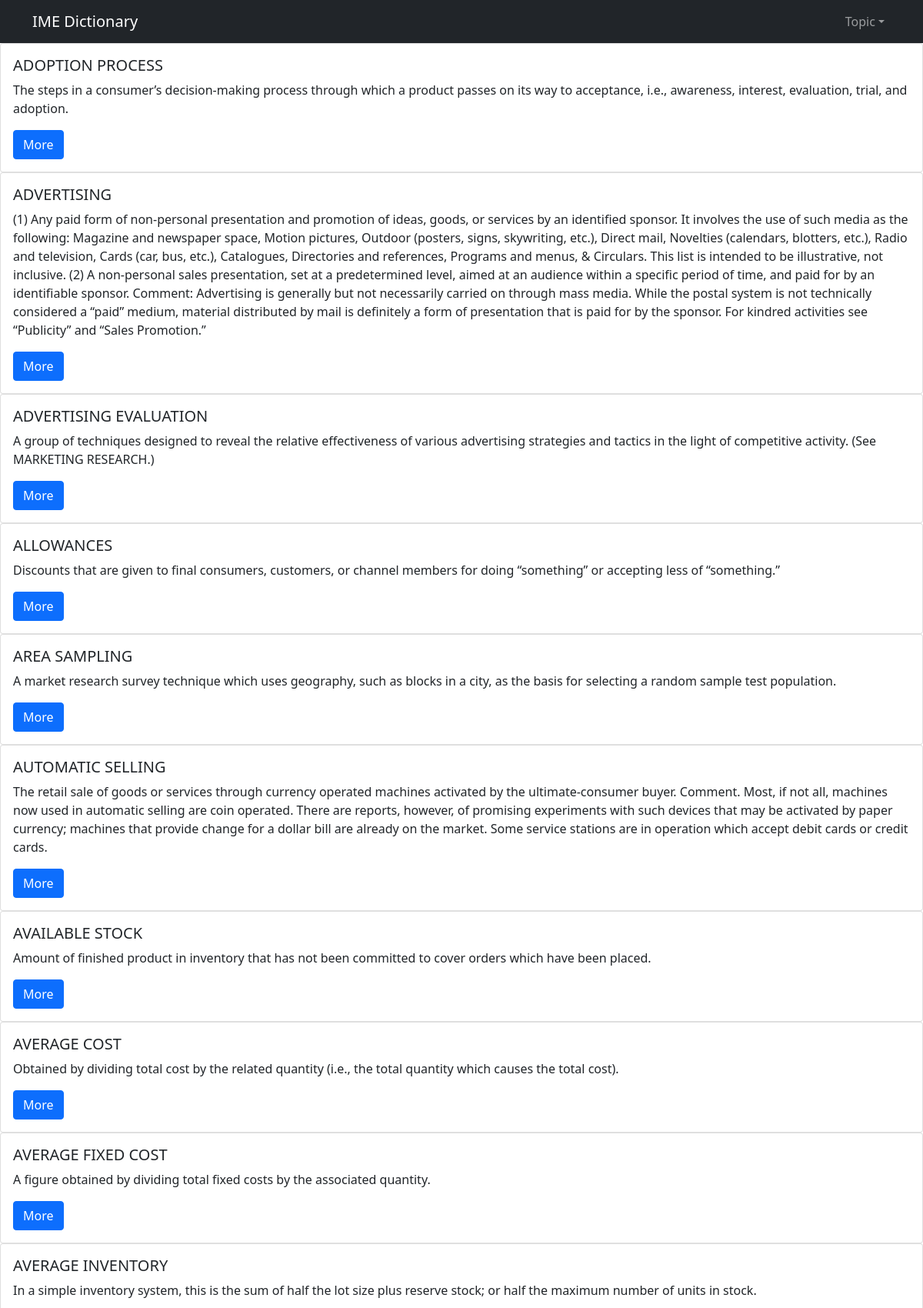
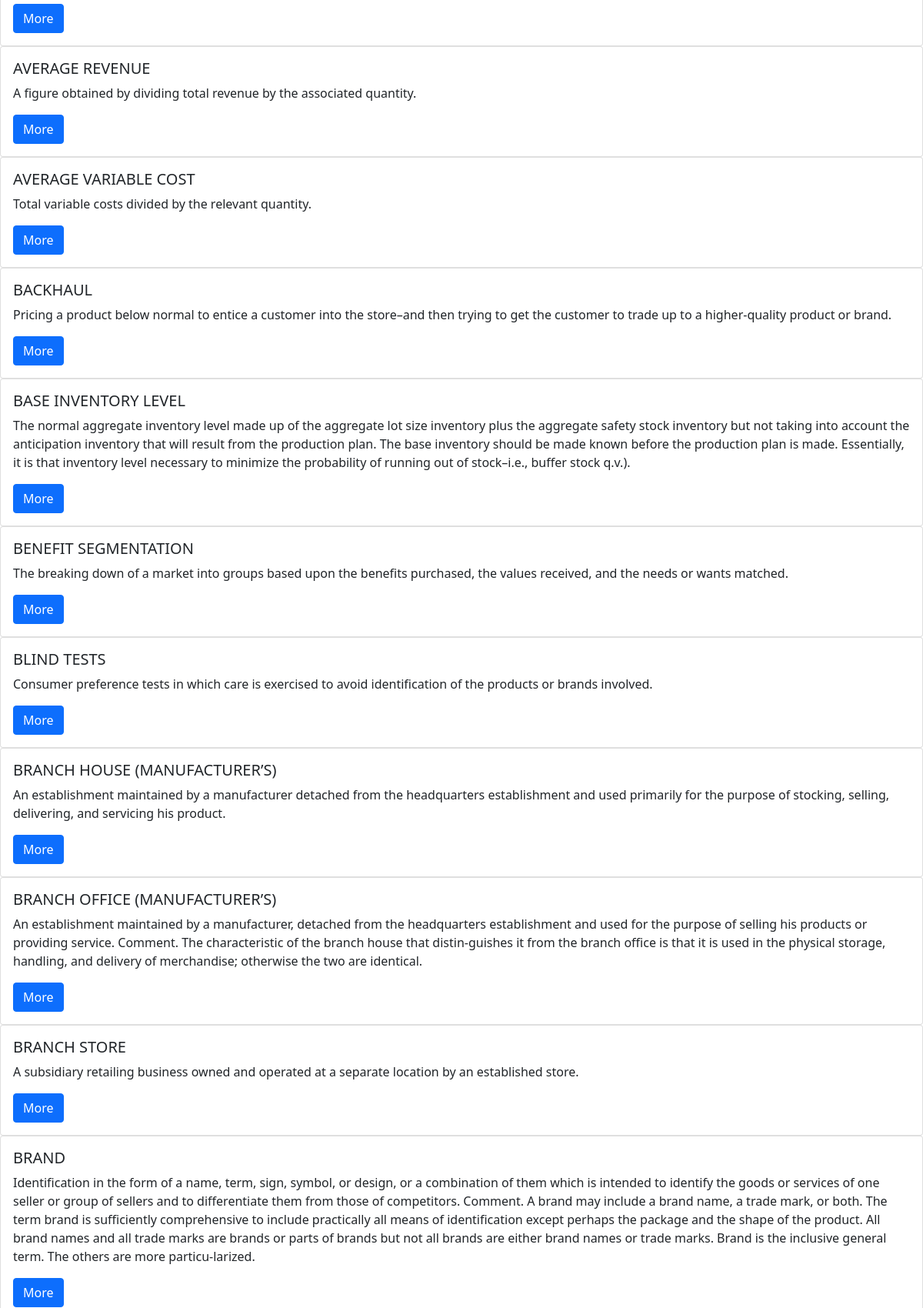
Screenshot of /Distribution (upper part) with the database file from the repository (2 pictures, top to bottom).
### cities/models.py (models this page shows, shortened)
class Distribution(models.Model):
    term = models.CharField(max_length=200)
    meaning = models.TextField()
    href = models.URLField(max_length=1000)
    firstkeyword = models.CharField(max_length=200,null=True)
    secondkeyword = models.CharField(max_length=200,null=True)
    lastkeyword = models.CharField(max_length=200,null=True)

### cities/views.py (the view)
# urls.py: path('Distribution', myDistribution, name="Distribution"), # Distribution
def myDistribution(request):
    Distributions = Distribution.objects.all()
    context = {
        'Distributions' : Distributions,
    }
    return render(request, 'detail/Distribution_main.html', context)

### cities/templates/detail/Distribution_main.html (shortened to what this page needs)
{% load static %}
<!DOCTYPE html>
<html lang="en">
	<head>
		<link href="{% static 'css/styles.css' %}" rel="stylesheet" />
		<link href="{% static 'css/search.css' %}" rel="stylesheet" />
	</head>
  <body>
	  <nav class="navbar navbar-expand-lg navbar-dark bg-dark">
		  <div class="container">
			  <a class="navbar-brand" href="#">IME Dictionary </a>
			  <div class="collapse navbar-collapse" id="navbarSupportedContent">
				  <ul class="navbar-nav ms-auto mb-2 mb-lg-0">
					  <li class="nav-item dropdown">
						  <a class="nav-link dropdown-toggle" id="navbarDropdown" href="#" role="button" data-bs-toggle="dropdown" aria-haspopup="true" aria-expanded="false">Topic</a>
					  </li>
				  </ul>
			  </div>
		  </div>
	  </nav>
	  {% for i in Distributions.all %}
	  <div class="card">
		  <div class="card-body">
			  <h5 class="card-title">{{i.term}}</h5>
			  <p class="card-text">{{i.meaning}}</p>
			  <a href="{% url 'Distributions'  i.id %}" class="btn btn-primary">More</a>
		  </div>
	  </div>
	  {% endfor %}
  </body>
</html>

### cities/static/css/search.css (style rules this page uses)
body { margin: 0; padding: 0; background: white; }

### rows the page displays
Distribution: term "ADOPTION PROCESS", meaning "The steps in a consumer’s decision-making process through which a product passes on its way to acceptance, i.e., awareness, interest, evaluation, trial, and adoption."
Distribution: term "ADVERTISING", meaning "(1) Any paid form of non-personal presentation and promotion of ideas, goods, or services by an identified sponsor. It involves the use of such media as the following: Magazine and newspaper space, Motion pictures, Outdoor (posters, signs, skywriting, etc.), Direct mail, Novelties (calendars, blotters, etc.), Radio and television, Cards (car, bus, etc.), Catalogues, Directories and references, Programs and menus, & Circulars. This list is intended to be illustrative, not inclusive. (2) A non-personal sales presentation, set at a predetermined level, aimed at an audience within a specific period of time, and paid for by an identifiable sponsor. Comment: Advertising is generally but not…"
Distribution: term "ADVERTISING EVALUATION", meaning "A group of techniques designed to reveal the relative effectiveness of various advertising strategies and tactics in the light of competitive activity. (See MARKETING RESEARCH.)"
Distribution: term "ALLOWANCES", meaning "Discounts that are given to final consumers, customers, or channel members for doing “something” or accepting less of “something.”"
Distribution: term "AREA SAMPLING", meaning "A market research survey technique which uses geography, such as blocks in a city, as the basis for selecting a random sample test population."
Distribution: term "AUTOMATIC SELLING", meaning "The retail sale of goods or services through currency operated machines activated by the ultimate-consumer buyer. Comment. Most, if not all, machines now used in automatic selling are coin operated. There are reports, however, of promising experiments with such devices that may be activated by paper currency; machines that provide change for a dollar bill are already on the market. Some service stations are in operation which accept debit cards or credit cards."
Distribution: term "AVAILABLE STOCK", meaning "Amount of finished product in inventory that has not been committed to cover orders which have been placed."
Distribution: term "AVERAGE COST", meaning "Obtained by dividing total cost by the related quantity (i.e., the total quantity which causes the total cost)."
Distribution: term "AVERAGE FIXED COST", meaning "A figure obtained by dividing total fixed costs by the associated quantity."
Distribution: term "AVERAGE INVENTORY", meaning "In a simple inventory system, this is the sum of half the lot size plus reserve stock; or half the maximum number of units in stock."
Distribution: term "AVERAGE REVENUE", meaning "A figure obtained by dividing total revenue by the associated quantity."
Distribution: term "AVERAGE VARIABLE COST", meaning "Total variable costs divided by the relevant quantity."
Distribution: term "BACKHAUL", meaning "Pricing a product below normal to entice a customer into the store–and then trying to get the customer to trade up to a higher-quality product or brand."
Distribution: term "BASE INVENTORY LEVEL", meaning "The normal aggregate inventory level made up of the aggregate lot size inventory plus the aggregate safety stock inventory but not taking into account the anticipation inventory that will result from the production plan. The base inventory should be made known before the production plan is made. Essentially, it is that inventory level necessary to minimize the probability of running out of stock–i.e., buffer stock q.v.)."
Distribution: term "BENEFIT SEGMENTATION", meaning "The breaking down of a market into groups based upon the benefits purchased, the values received, and the needs or wants matched."
Distribution: term "BLIND TESTS", meaning "Consumer preference tests in which care is exercised to avoid identification of the products or brands involved."
Distribution: term "BRANCH HOUSE (MANUFACTURER’S)", meaning "An establishment maintained by a manufacturer detached from the headquarters establishment and used primarily for the purpose of stocking, selling, delivering, and servicing his product."
Distribution: term "BRANCH OFFICE (MANUFACTURER’S)", meaning "An establishment maintained by a manufacturer, detached from the headquarters establishment and used for the purpose of selling his products or providing service. Comment. The characteristic of the branch house that distin-guishes it from the branch office is that it is used in the physical storage, handling, and delivery of merchandise; otherwise the two are identical."
Distribution: term "BRANCH STORE", meaning "A subsidiary retailing business owned and operated at a separate location by an established store."
Distribution: term "BRAND", meaning "Identification in the form of a name, term, sign, symbol, or design, or a combination of them which is intended to identify the goods or services of one seller or group of sellers and to differentiate them from those of competitors. Comment. A brand may include a brand name, a trade mark, or both. The term brand is sufficiently comprehensive to include practically all means of identification except perhaps the package and the shape of the product. All brand names and all trade marks are brands or parts of brands but not all brands are either brand names or trade marks. Brand is the inclusive general term. The others are more particu-larized."
